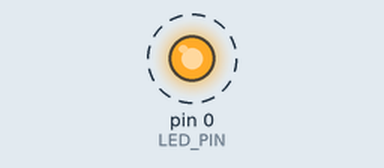
Simulated run of this sketch. Board: Arduino Uno, built with avr-gcc and run on an emulated ATmega328P. Parts: output pins drawn as LEDs (lit = HIGH). Dashed ring = blinking.

Above: at 0.2 s.
Timing chart, 0 to 3.0 s (numbered marks = the images above):
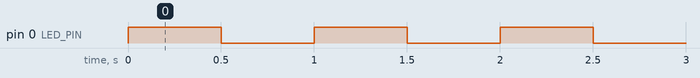

Measured:
- by itself, pin 0 (LED_PIN): alternates HIGH for 0.50 s and LOW for 0.50 s

The sketch:

01-blink.ino
```cpp
// Pillbox Timer — Step 1: validate the programming pipeline.
// Blinks an LED on pin 0 once per second.
// Wiring: pin 0 → LED long leg, LED short leg → 220-470Ω resistor → GND.

#define LED_PIN 0

void setup() {
  pinMode(LED_PIN, OUTPUT);
}

void loop() {
  digitalWrite(LED_PIN, HIGH);
  delay(500);
  digitalWrite(LED_PIN, LOW);
  delay(500);
}
```
